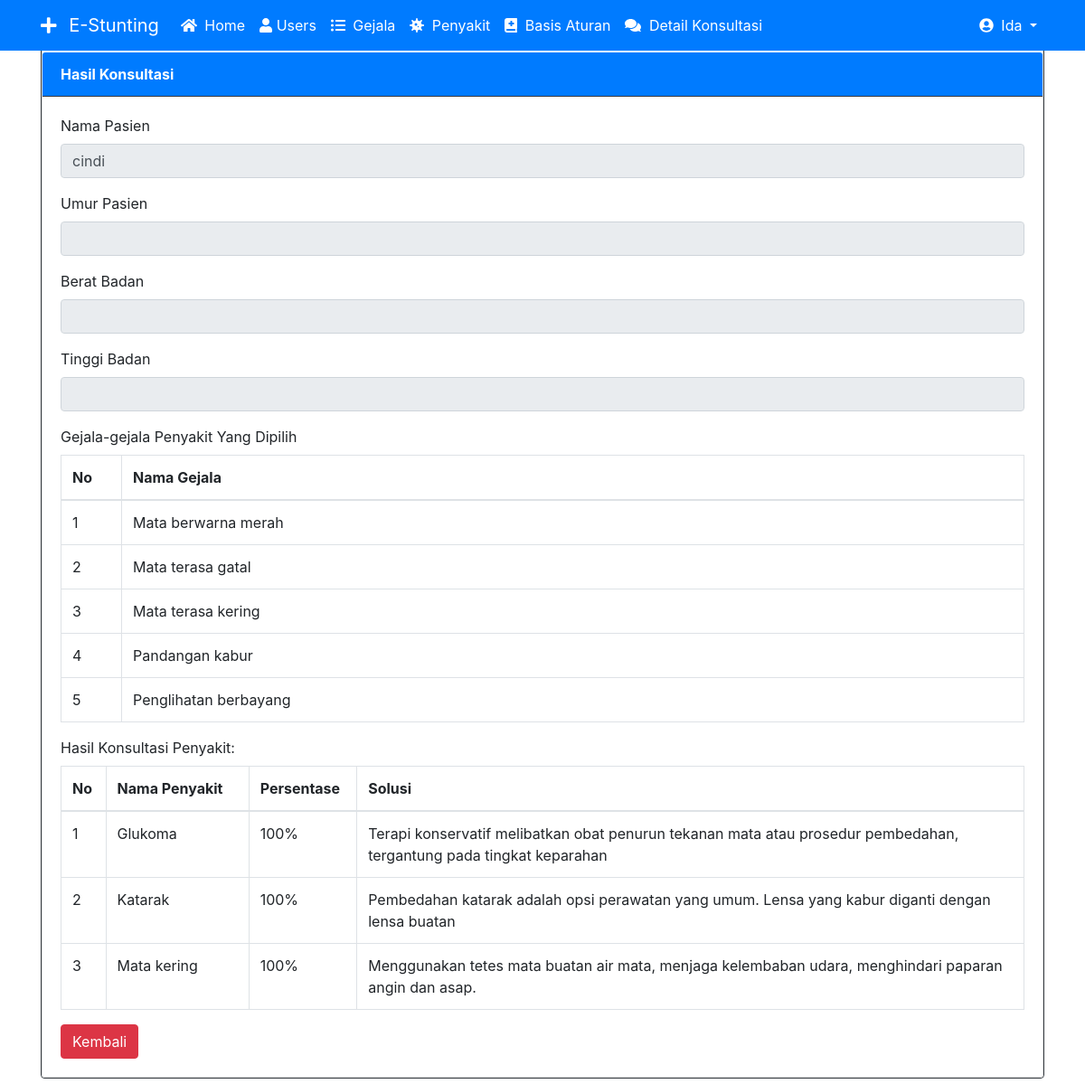
Screenshot of /index.php?page=konsultasiadm&action=detail&id=4 (signed in) with the database file from the repository.
### tables this page shows
CREATE TABLE `konsultasi` (
  `idkonsultasi` int(11) NOT NULL,
  `tanggal` date NOT NULL,
  `nama` varchar(50) NOT NULL
);

CREATE TABLE `detail_konsultasi` (
  `idkonsultasi` int(11) NOT NULL,
  `idgejala` int(11) NOT NULL
);

CREATE TABLE `gejala` (
  `idgejala` int(11) NOT NULL,
  `nmgejala` varchar(200) NOT NULL
);

CREATE TABLE `detail_penyakit` (
  `idkonsultasi` int(11) NOT NULL,
  `idpenyakit` int(11) NOT NULL,
  `persentase` tinyint(4) NOT NULL
);

CREATE TABLE `penyakit` (
  `idpenyakit` int(11) NOT NULL,
  `nmpenyakit` varchar(50) NOT NULL,
  `keterangan` text NOT NULL,
  `solusi` text NOT NULL
);

### konsultasi_adm/detail_konsultasi_adm.php (the view, shortened to what this page needs)
<?php
$idkonsultasi = $_GET['id'];
$sql = "SELECT * FROM konsultasi WHERE idkonsultasi='$idkonsultasi'";
$result = $conn->query($sql);
$row = $result->fetch_assoc();
?>
<!DOCTYPE html>
<html lang="en">
<head>
</head>
<body>
    <div class="row">
        <div class="col-sm-12">
            <form action="" method="POST">
                <div class="card border-dark">
                    <div class="card">
                        <div class="card-header bg-primary text-white border-dark mt-5"><strong>Hasil Konsultasi</strong></div>
                        <div class="card-body">
                            <div class="form-group">
                                <label for="">Nama Pasien</label>
                                <input type="text" class="form-control" value="<?php echo $row['nama']; ?>" name="nama" readonly>
                            </div>
                            <div class="form-group">
                                <label for="">Umur Pasien</label>
                                <input type="text" class="form-control" value="<?php echo $row['umur']; ?>" name="umur" readonly>
                            </div>
                            <div class="form-group">
                                <label for="">Berat Badan</label>
                                <input type="text" class="form-control" value="<?php echo $row['b_badan']; ?>" name="b_badan" readonly>
                            </div>
                            <div class="form-group">
                                <label for="">Tinggi Badan</label>
                                <input type="text" class="form-control" value="<?php echo $row['t_badan']; ?>" name="t_badan" readonly>
                            </div>
                            <label for="">Gejala-gejala Penyakit Yang Dipilih</label>
                            <table class="table table-bordered">
                                <thead>
                                    <tr>
                                        <th width="40px">No</th>
                                        <th width="700px">Nama Gejala</th>
                                    </tr>
                                </thead>
                                <tbody>
                                    <?php
                                    $no = 1;
                                    $sql = "SELECT detail_konsultasi.idkonsultasi,detail_konsultasi.idgejala,gejala.nmgejala
                                            FROM detail_konsultasi INNER JOIN gejala
                                            ON detail_konsultasi.idgejala=gejala.idgejala WHERE idkonsultasi='$idkonsultasi'";
                                    $result = $conn->query($sql);
                                    while ($row = $result->fetch_assoc()) {
                                    ?>
                                        <tr>
                                            <td><?php echo $no++; ?></td>
                                            <td><?php echo $row['nmgejala']; ?></td>
                                        </tr>
                                    <?php
                                    }
                                    ?>
                                </tbody>
                            </table>
                            <label for="">Hasil Konsultasi Penyakit:</label>
                            <table class="table table-bordered">
                                <thead>
                                    <tr>
                                        <th width="40px">No</th>
                                        <th width="150px">Nama Penyakit</th>
                                        <th width="100px">Persentase</th>
                                        <th width="700px">Solusi</th>
                                    </tr>
                                </thead>
                                <tbody>
                                    <?php
                                    $no = 1;
                                    $sql = "SELECT detail_penyakit.idkonsultasi,detail_penyakit.idpenyakit,penyakit.nmpenyakit,
                                                    penyakit.solusi,detail_penyakit.persentase
                                            FROM detail_penyakit INNER JOIN penyakit
                                            ON detail_penyakit.idpenyakit=penyakit.idpenyakit WHERE idkonsultasi='$idkonsultasi'
                                            ORDER BY persentase DESC";
                                    $result = $conn->query($sql);
                                    while ($row = $result->fetch_assoc()) {
                                    ?>
                                        <tr>
                                            <td><?php echo $no++; ?></td>
                                            <td><?php echo $row['nmpenyakit']; ?></td>
                                            <td><?php echo $row['persentase'] . "%"; ?></td>
                                            <td><?php echo $row['solusi']; ?></td>
                                        </tr>
                                    <?php
                                    }
                                    ?>
                                </tbody>
                            </table>
                            <a class="btn btn-danger" href="?page=konsultasiadm">Kembali</a>
                        </div>
                    </div>
                </div>
            </form>
        </div>
    </div>
</body>
</html>

### rows the page displays
konsultasi: nama "cindi"
detail_konsultasi: idgejala.nmgejala "Mata berwarna merah"
detail_konsultasi: idgejala.nmgejala "Mata terasa gatal"
detail_konsultasi: idgejala.nmgejala "Mata terasa kering"
detail_konsultasi: idgejala.nmgejala "Pandangan kabur"
detail_konsultasi: idgejala.nmgejala "Penglihatan berbayang"
detail_penyakit: idpenyakit.nmpenyakit "Glukoma", persentase "100", idpenyakit.solusi "Terapi konservatif melibatkan obat penurun tekanan mata atau prosedur pembedahan, tergantung pada tingkat keparahan"
detail_penyakit: idpenyakit.nmpenyakit "Katarak", persentase "100", idpenyakit.solusi "Pembedahan katarak adalah opsi perawatan yang umum. Lensa yang kabur diganti dengan lensa buatan"
detail_penyakit: idpenyakit.nmpenyakit "Mata kering", persentase "100", idpenyakit.solusi "Menggunakan tetes mata buatan air mata, menjaga kelembaban udara, menghindari paparan angin dan asap."

### other values shown
$_SESSION['username'] "Ida"
